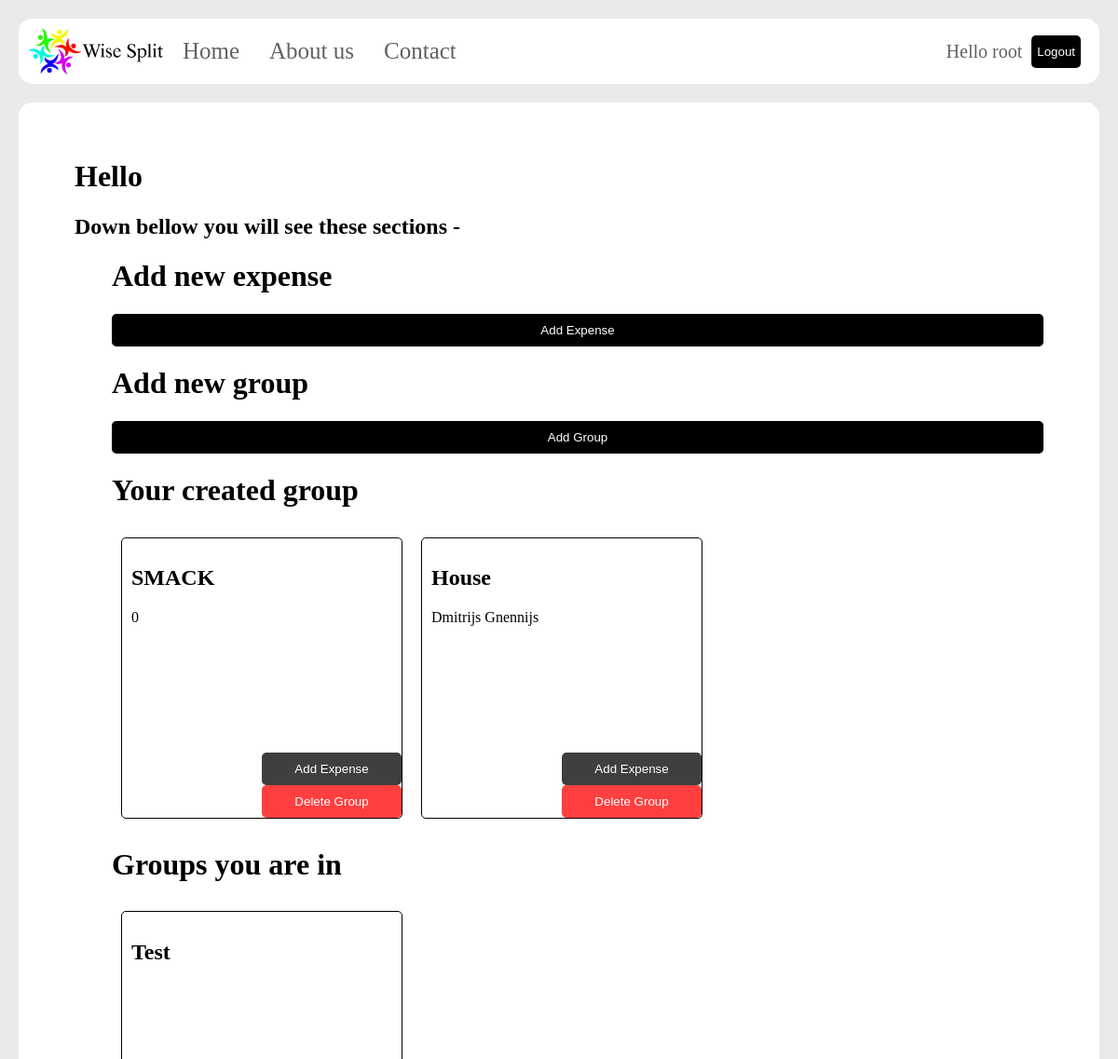
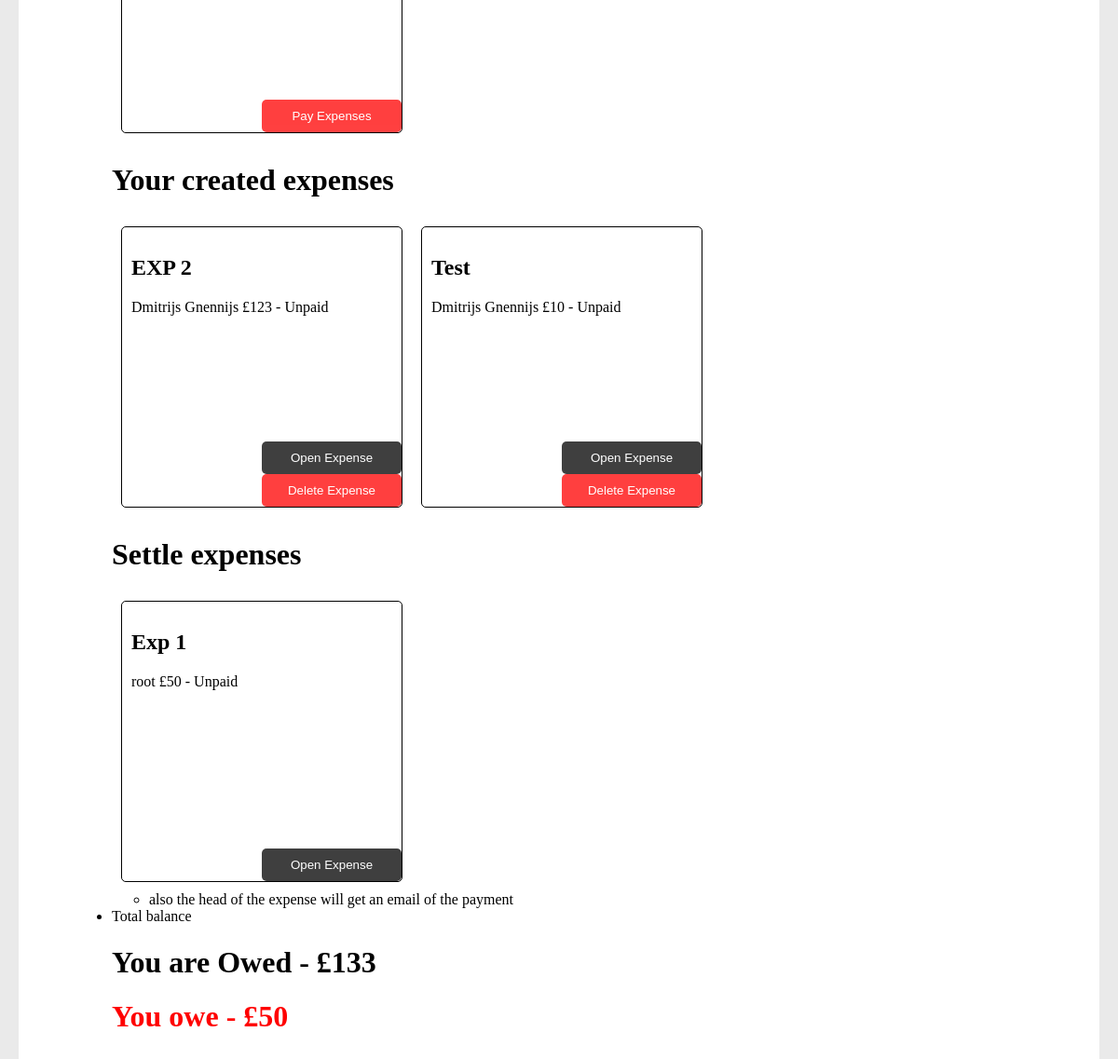
The app's page /index.php?done=success (signed in), older data (2 pictures, top to bottom).
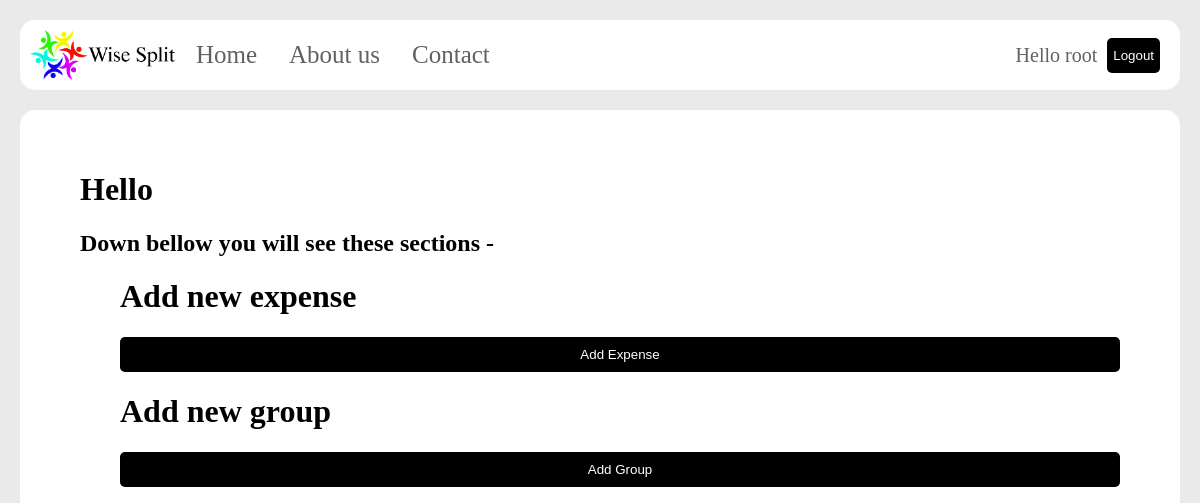
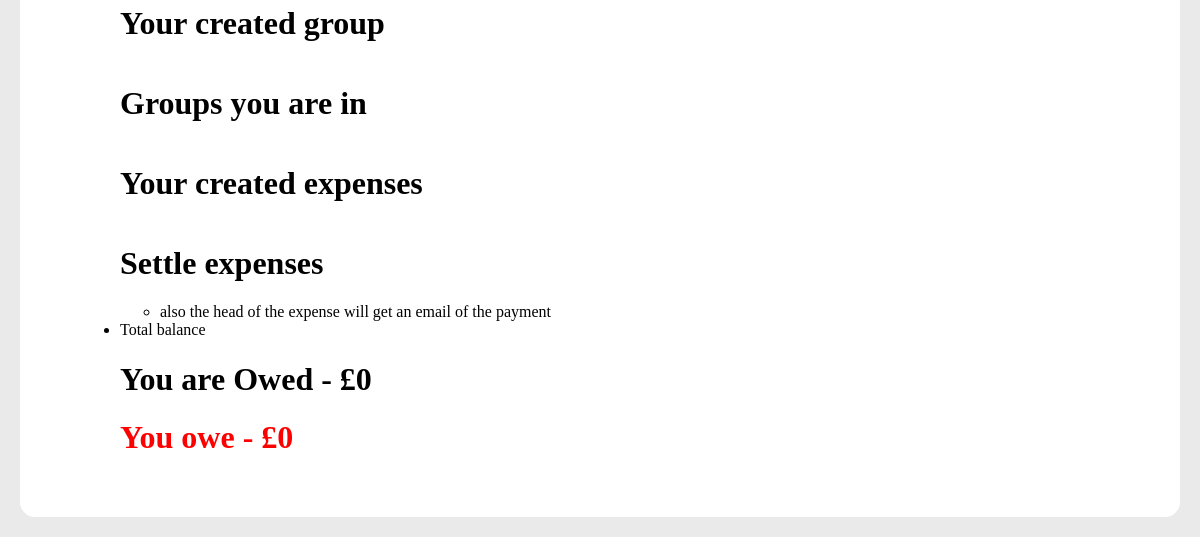
The same page, newer data (2 pictures, top to bottom).
### tables this page shows
CREATE TABLE Groups (
  GroupID INTEGER PRIMARY KEY,
  UserID INTEGER,
  Reference TEXT
);

CREATE TABLE GroupPeople (
  PersonGroupID INTEGER PRIMARY KEY,
  GroupID INTEGER,
  Name TEXT,
  Email TEXT,
  Reference TEXT
);

CREATE TABLE Expenses (
  ExpenseID INTEGER PRIMARY KEY,
  UserID INTEGER,
  Name TEXT,
  DateCreated DATE
);

CREATE TABLE ExpenseOwe(
  PersonID INTEGER PRIMARY KEY,
  ExpenseID INTEGER,
  UserID INTEGER,
  Name TEXT,
  Amount INTEGER,
  Reference TEXT,
  Email TEXT,
  Paid BOOLEAN
);

### my_expense.php (the view, shortened to what this page needs)
<?php
$userID = $_SESSION['userID'];
$db = new SQLite3('todo.db');
$stmt = $db->prepare("SELECT * FROM Expenses Where UserID = :userID;");
$stmt->bindValue(':userID', $userID, SQLITE3_INTEGER);
$result = $stmt->execute();
echo "<div class='my_made_exp'>";
while ($row = $result->fetchArray()) {
  $name = "{$row['Name']}";
  $expenseID = "{$row['ExpenseID']}";
  ?><div class='my_expense'><?php
    echo "<h2>$name</h2>";
    $stmt = $db->prepare("SELECT * FROM ExpenseOwe Where ExpenseID = :userID;");
    $stmt->bindValue(':userID', $expenseID, SQLITE3_INTEGER);
    $result_exp = $stmt->execute();
    while ($row = $result_exp->fetchArray()) {
      $people = "{$row['Name']}";
      $amount = "{$row['Amount']}";
      $paid = "{$row['Paid']}";
      if ($paid == 0){
        $paid = "Unpaid";
      }
      else {
        $paid = "Paid";
      }
      echo "<p>$people &pound$amount - $paid</p>";
    }
    ?>
    <div class='buttons'>
      <form name="open_expense" action="open_my_expense.php" method="post">
        <button type='submit' name='expenseButton'>Open Expense</button>
      </form>
      <form name="delete_expense" action="delete_my_expense.php" method="post">
        <button type='submit' name='expenseButton' style="background-color:red;">Delete Expense</button>
      </form>
</div>
</div>
    <?php
}
echo "</div>";
 ?>

### header.php (shortened to what this page needs)
<!DOCTYPE html>
<html lang="en" dir="ltr">
  <head>
    <link rel="stylesheet" href="css/main.css" type="text/css" charset="utf-8">
  </head>
  <body>
    <header>
      <nav class="nav-header-main">
        <a class="header-logo" href="index.php">
          <img border="0" src="css/bitmap.png" alt="Wise Spliter" height="50px" style="padding-right: 5px;">
        </a>
        <ul>
          <li> <a href="index.php">Home</a></li>
          <li> <a href="about.php">About us</a></li>
          <li> <a href="index.php">Contact</a></li>
        </ul>
        <?php if (isset($_SESSION['userID'])) { ?>
          <div class="header-login">
            <p>Hello <?php echo $_SESSION['userName']; ?></p>
            <form action="logout.inc.php" method="post">
              <button type="submit" name="logout-submit">Logout</button>
            </form>
          </div>
        <?php } ?>
      </nav>
    </header>

### index.php (shortened to what this page needs)
<?php require 'header.php'; ?>
  <main>
    <?php
      if (isset($_SESSION['userID'])) {
        require 'logged_in.php';
      }
      else {
        require 'logged_out.php';
      } ?>
  </main>

### logged_in.php
<main>
  <h1>Hello</h1>
  <h2>Down bellow you will see these sections - </h2>
  <ul>
    <h1>Add new expense</h1>
    <form class="" action="add_expense.php" method="post">
      <button type="submit" name="add-expense">Add Expense</button>
    </form>
    <h1>Add new group</h1>
    <form class="" action="add_group.php" method="post">
      <button type="submit" name="add-group">Add Group</button>
    </form>
    <h1>Your created group</h1>
    <?php require 'my_group.php'; ?>
    <h1>Groups you are in</h1>
    <?php require 'groups_in.php'; ?>
    <h1>Your created expenses</h1>
    <?php require 'my_expense.php'; ?>
    <h1>Settle expenses</h1>
    <?php require 'need_to_pay_expense.php'; ?>
    <ul>
      <li>also the head of the expense will get an email of the payment</li>
    </ul>
    <li>Total balance</li>
    <?php require 'total_balance.php'; ?>
  </ul>
</main>

### my_group.php (shortened to what this page needs)
<?php
$userID = $_SESSION['userID'];
$db = new SQLite3('todo.db');
$stmt = $db->prepare("SELECT * FROM Groups Where UserID = :userID;");
$stmt->bindValue(':userID', $userID, SQLITE3_INTEGER);
$result = $stmt->execute();
echo "<div class='my_made_exp'>";
while ($row = $result->fetchArray()) {
  $reference = "{$row['Reference']}";
  $groupID = "{$row['GroupID']}";
  ?><div class='my_expense'><?php
    echo "<h2>$reference</h2>";
    $stmt = $db->prepare("SELECT * FROM GroupPeople Where GroupID = :groupID;");
    $stmt->bindValue(':groupID', $groupID, SQLITE3_INTEGER);
    $result_exp = $stmt->execute();
    while ($row = $result_exp->fetchArray()) {
      $people = "{$row['Name']}";
      echo "<p>$people </p>";
    }
    ?>
    <div class='buttons'>
      <form name="open_group" action="add_expense_group.php" method="post">
        <button type='submit' name='expenseButton'>Add Expense</button>
      </form>
      <form name="delete_group" action="delete_group.php" method="post">
        <button type='submit' name='delButton' style="background-color:red;">Delete Group</button>
      </form>
    </div>
    </div>
    <?php
}
echo "</div>";
 ?>

### groups_in.php (shortened to what this page needs)
<?php
$db = new SQLite3('todo.db');
$stmt = $db->prepare("SELECT * FROM GroupPeople Where Email = :email;");
$stmt->bindValue(':email', $_SESSION['email']);
$result = $stmt->execute();
echo "<div class='my_made_exp'>";
while ($row = $result->fetchArray()) {
  $reference = "{$row['Reference']}";
  $groupID
  ?><div class='my_expense'><?php
    echo "<h2>$reference</h2>";
    ?>
    <div class='buttons'>
      <form name="pay_expense" action="delete_my_group.php" method="post">
        <button type='submit' name='expenseButton' style="background-color:red;">Pay Expenses</button>
      </form>
    </div>
</div>
    <?php
  }
echo "</div>";
 ?>

### need_to_pay_expense.php (shortened to what this page needs)
<?php
$db = new SQLite3('todo.db');
$stmt = $db->prepare("SELECT * FROM ExpenseOwe Where Email = :email;");
$stmt->bindValue(':email', $_SESSION['email']);
$result = $stmt->execute();
echo "<div class='my_made_exp'>";
while ($row = $result->fetchArray()) {
  $reference = "{$row['Reference']}";
  $name = "{$row['Name']}";
  $paid = "{$row['Paid']}";
  $amount = "{$row['Amount']}";
  if ($paid == 0){
  ?><div class='my_expense'><?php
    echo "<h2>$reference</h2>";
      if ($paid == 0){
        $paid = "Unpaid";
      }
      else {
        $paid = "Paid";
      }
      echo "<p>$name &pound$amount - $paid</p>";
    ?>
    <div class='buttons'>
      <form name="open_expense" action="open_my_expense.php" method="post">
        <button type='submit' name='expenseButton'>Open Expense</button>
      </form>
</div>
</div>
    <?php
  }}
echo "</div>";
 ?>

### total_balance.php
<?php
$userID = $_SESSION['userID'];
$db = new SQLite3('todo.db');
$stmt = $db->prepare("SELECT * FROM ExpenseOwe Where UserID = :userID;");
$stmt->bindValue(':userID', $userID);
$result = $stmt->execute();
$owed = 0;
while ($row = $result->fetchArray()) {
  $paid = "{$row['Paid']}";
  $amount = "{$row['Amount']}";
  if ($paid == 0){
    $owed = $owed + $amount;
  }
}
echo "<h1> You are Owed - &pound$owed</h1>";
$stmt = $db->prepare("SELECT * FROM ExpenseOwe Where Email = :email;");
$stmt->bindValue(':email', $_SESSION['email']);
$result = $stmt->execute();
$owe = 0;
while ($row = $result->fetchArray()) {
  $paid = "{$row['Paid']}";
  $amount = "{$row['Amount']}";
  if ($paid == 0){
    $owe = $owe + $amount;
  }
}
echo "<h1 style='color:red;'>You owe - &pound$owe</h1>";

### css/main.css (style rules this page uses)
.nav-header-main { background-color: white; overflow: hidden; margin: 20px 20px 20px 20px; padding: 10px 10px 10px 10px; border-radius: 15px; }
.header-logo { float: left; height: 50px; }
.nav-header-main ul { list-style-type: none; margin: 0; padding: 0; }
.nav-header-main ul li a { float: left; color: #616161; text-align: center; padding: 11px 16px; text-decoration: none; height: 28px; font-size: 25px; display: block; border-radius: 10px; }
.header-login { margin: auto; padding-right: 10px; float: right; display: flex; flex-direction: row; justify-content: center; align-items: center; }
.header-login p { color: #616161; padding: 14px 10px; text-decoration: none; margin: 0; height: 22px; font-size: 20px; }
main { margin: 20px; padding: 10px 20px; border-radius: 15px; background: white; overflow: hidden; }
body { margin: 0px; padding: 0px; background-image: url("switch6457.png"); background-color: #eaeaea; background-size: 100%; }
button { background-color: black; border: none; cursor: pointer; width: 100%; color: white; padding-top: 10px; padding-bottom: 10px; border-radius: 5px; }
.my_expense { margin: 10px; float: left; width: 280px; height: 280px; border-radius: 5px; background: white; padding: 10px; border: 1px solid black; position: relative; }
.my_made_exp { width: 100%; overflow: auto; }
.buttons { position: absolute; width: 50%; right: 0; bottom: 0; opacity: 75%; }

Row changes from the older to the newer data that the page shows:
removed groups: Reference "SMACK"
removed grouppeople: Name "0", shown under "SMACK"
removed groups: Reference "House"
removed grouppeople: Name "Dmitrijs Gnennijs", shown under "House"
removed grouppeople: Reference "Test", shown under "Groups you are in"
removed expenses: Name "EXP 2"
removed expenseowe: Name "Dmitrijs Gnennijs", Amount "123", Paid "Unpaid", shown under "EXP 2"
removed expenses: Name "Test"
removed expenseowe: Name "Dmitrijs Gnennijs", Amount "10", Paid "Unpaid", shown under "Test"
no longer on this page (row edited): expenseowe: Reference "Exp 1", Name "root", Amount "50", Paid "Unpaid", shown under "Settle expenses"
Text that changed along with them:
$owed: "133" → "0"
$owe: "50" → "0"
